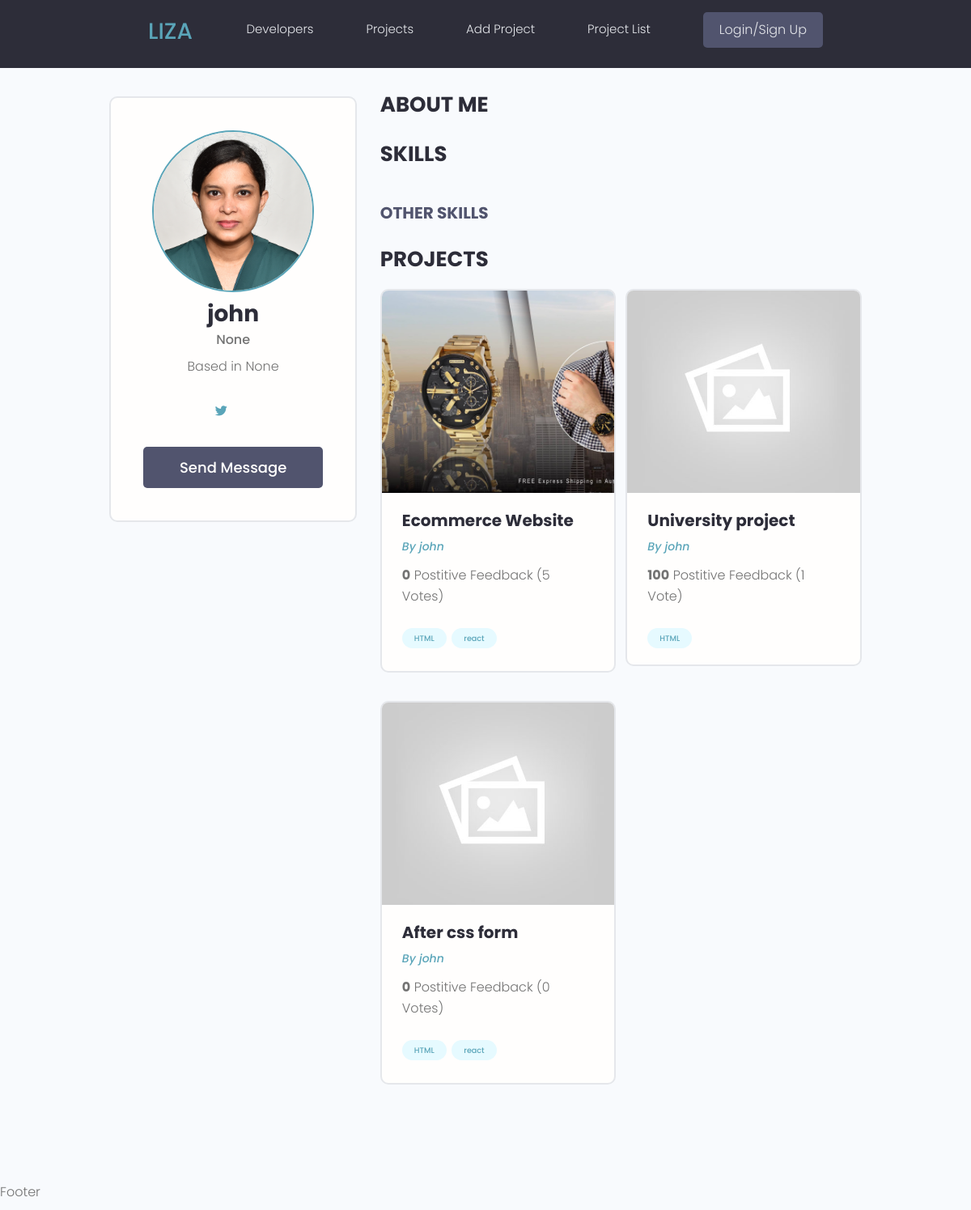
Screenshot of /users/profile/a8c11e9c-5063-47b2-a3cb-25bec7ee3a26/ with the database file from the repository.
### users/models.py (models this page shows)
class profile(models.Model):
    user=models.OneToOneField(User, on_delete=models.CASCADE, null=True, blank=True)
    name=models.CharField(max_length=200, null=True, blank=True)
    email=models.EmailField(max_length=500, null=True, blank=True)
    username=models.CharField(max_length=200, null=True, blank=True)
    location=models.CharField(max_length=200, null=True, blank=True)
    short_intro=models.CharField(max_length=200, null=True, blank=True)
    bio=models.TextField(null=True,blank=True)
    profile_image=models.ImageField(null=True, blank=True, upload_to='profile/', default='profile/user-default.png')
    social_twitter=models.CharField(max_length=200, null=True, blank=True)
    social_linkedin=models.CharField(max_length=200, null=True, blank=True)
    social_github=models.CharField(max_length=200, null=True, blank=True)
    social_website=models.CharField(max_length=200, null=True, blank=True)
    created=models.DateTimeField(auto_now_add=True)
    id=models.UUIDField(default=uuid.uuid4, unique=True, primary_key=True, editable=False)
    def __str__(self):
        return str(self.username)

### projects/models.py (models this page shows, shortened)
class Project(models.Model):
    owner=models.ForeignKey(profile, null=True, blank=True, on_delete=models.SET_NULL)
    title=models.CharField(max_length=200)
    description=models.TextField(null=True, blank=True)
    feature_image=models.ImageField(null=True, blank=True, default='default.jpg')
    demo_link=models.CharField(max_length=2000,null=True, blank=True)
    source_link=models.CharField(max_length=2000,null=True, blank=True)
    tags =models.ManyToManyField('tag', blank=True)
    total_vote=models.IntegerField(default=0, null=True, blank=True)
    vote_ratio=models.IntegerField(default=0, null=True, blank=True)
    created=models.DateTimeField(auto_now=True)
    id=models.UUIDField(default=uuid.uuid4, primary_key=True, unique=True, editable=False)

class Tag(models.Model):
    name= models.CharField(max_length=200)
    created=models.DateTimeField(auto_now=True)
    id=models.UUIDField(default=uuid.uuid4, primary_key=True, unique=True, editable=False)

### users/views.py (the view)
# urls.py: path('profile/<str:pk>/',views.userProfile, name='user-profile'),
def userProfile(request,pk):
    liza=profile.objects.get(id=pk)
    topSkills=liza.skills_set.exclude(description__exact='')
    otherSkills=liza.skills_set.filter(description='')
    context={'liza':liza, 'topSkills':topSkills, 'otherSkills':otherSkills}
    return render(request, 'users/user-profile.html',context)

### portfolio/users/templates/users/user-profile.html (shortened to what this page needs)
{% extends 'main.html' %}
{% block content %}
  <main class="profile my-md">
    <div class="container">
      <div class="layout">
        <div class="column column--1of3">
          <div class="card text-center">
            <div class="card__body dev">
              <img class="avatar avatar--xl" src="http://127.0.0.1:8000/profile/liza.JPG" />
              <h2 class="dev__name">{{liza.name}}</h2>
              <p class="dev__title">{{liza.short_intro}}</p>
              <p class="dev__location">Based in {{liza.location}}</p>
              <ul class="dev__social">
                <li>
                  <a title="Twitter" href="#" target="_blank"><i class="fa-brands fa-twitter"></i></a>
                </li>
              </ul>
              <a href="#" class="btn btn--sub btn--lg">Send Message </a>
            </div>
          </div>
        </div>
        <div class="column column--2of3">
          <div class="devInfo">
            <h3 class="devInfo__title">About Me</h3>
          </div>
          <div class="devInfo">
            <h3 class="devInfo__title">Skills</h3>
            <div class="devInfo__skills">
              <h3 class="devInfo__subtitle">Other Skills</h3>
            </div>
          </div>
          <div class="devInfo">
            <h3 class="devInfo__title">Projects</h3>
            <div class="grid grid--two">
              {% for pro in liza.project_set.all %}
              <div class="column">
                <div class="card project">
                  <a href="{% url 'project' pro.id %}" class="project">
                    <img class="project__thumbnail" src="{{ pro.feature_image.url }}" alt="project thumbnail" />
                    <div class="card__body">
                      <h3 class="project__title">{{pro.title}}</h3>
                      <p><a class="project__author" href="{% url 'user-profile' pro.owner.pk  %}">By {{pro.owner}}</a></p>
                      <p class="project--rating">
                        <span style="font-weight: bold;">{{pro.vote_ratio}}</span> Postitive
                        Feedback ({{pro.total_vote}} Vote{{pro.total_vote|pluralize:'s'}})
                      </p>
                      <div class="project__tags">
                        {% for sk in pro.tags.all %}
                        <span class="tag tag--pill tag--main">
                          <small>{{sk.name}}</small>
                        </span>
                        {%endfor%}
                      </div>
                    </div>
                  </a>
                </div>
              </div>
              {% endfor %}
            </div>
          </div>
        </div>
      </div>
    </div>
  </main>
{% endblock content %}

### static/style/app.css (style rules this page uses)
:root { --color-sub: #2d2d39; }
.btn--sub { background-color: var(--color-sub-light); }
.card { border: 2px solid var(--color-light); }
img { width: 100%; }
.profile .card > .dev { padding: 4rem; }
.dev__name { color: var(--color-sub); font-size: 2.8rem; font-weight: 700; margin-top: 1rem; margin-bottom: 0.5rem; }
.dev__title { font-size: 1.6rem; font-weight: 500; line-height: 1.3; }
.dev__location { margin-top: 1rem; }
.dev__social { margin: 3rem 0; list-style: none; display: flex; justify-content: center; gap: 1.5rem; }
.devInfo { margin-bottom: 3rem; }
.devInfo__title, .devInfo__subtitle { font-size: 2.6rem; color: var(--color-sub); text-transform: uppercase; font-weight: 700; margin-bottom: 1.5rem; }
.devInfo__subtitle { font-size: 2rem; color: var(--color-sub-light); }
.project__author { font-size: 1.4rem; font-style: italic; }
.project--rating { margin-bottom: 1.6em; margin-top: .5em; }
.project__thumbnail { height: 25rem; object-fit: cover; object-position: top center; }
.project__title { font-size: 2rem; font-weight: 700; color: var(--color-sub); }

### static/uikit/styles/modules/_variables.css (style rules this page uses)
:root { --color-main: #5aa5b9; --color-main-light: #e6faff; --color-sub: #3f4156; --color-sub-light: #51546e; --color-sub-lighter: #ededfd; --color-text: #737373; --color-gray: #8b8b8b; --color-light: #e5e7eb; --color-light-gray: #767676; --color-bg: #f8fafd; --color-white: #fffefd; --color-white-light: #f3f3f3; --color-success: #359e64; --color-success-bg: #def8e8; --color-error: #fc4b0b; --color-error-bg: #fff2ee; --font-base: 'Poppins', arial, helvetica, 'Segoe UI', roboto, ubuntu, sans-serif; --font-monospace: 'Fira Code', 'Courier New', courier, monospace; --font-regular: 300; --font-medium: 500; --font-bold: 700; --generic-shadow: 1px 1px 5px #00000010; --generic-transition: all 0.3s ease-in-out; }

### static/uikit/styles/modules/_base.css (style rules this page uses)
* { margin: 0; padding: 0; box-sizing: border-box; text-rendering: optimizeLegibility; color: inherit; font-size: inherit; }
html { font-size: 50%; }
@media only screen and (min-width: 480px) { html { font-size: 56.25%; } }
@media only screen and (min-width: 1200px) { html { font-size: 62.5%; } }
body { line-height: 1.6; font-weight: 400; font-size: 1.5rem; color: var(--color-text); background-color: var(--color-bg); min-height: 100vh; }

### static/uikit/styles/modules/_typography.css (style rules this page uses)
* { font-family: var(--font-base); }
h2 { font-size: 3.6rem; font-weight: var(--font-bold); }
h3 { font-size: 3.2rem; font-weight: var(--font-medium); }
p, span, strong { font-size: 1.6rem; color: var(--color-text); font-weight: var(--font-regular); }
a { padding-bottom: 2px; text-decoration: none; display: inline-block; color: var(--color-main); font-weight: var(--font-medium); }

### static/uikit/styles/modules/_utilities.css (style rules this page uses)
.container { width: 92%; max-width: 165rem; margin: 0 auto; box-sizing: border-box; }
@media screen and (min-width: 1000px) { .container { width: 90%; } }
@media screen and (min-width: 1200px) { .container { width: 80%; } }
.text-center { text-align: center; }
.my-md { margin: 3rem auto; }

### static/uikit/styles/modules/_avatar.css (style rules this page uses)
.avatar { border-radius: 50%; border: 2px solid var(--color-main); object-fit: cover; }
.avatar--xl { height: 20rem; width: 20rem; }

### static/uikit/styles/modules/_button.css (style rules this page uses)
.btn { display: inline-block; position: relative; cursor: pointer; background-color: var(--color-light); font-weight: var(--font-medium); color: var(--color-sub); text-decoration: none; padding: 1rem 2rem; border-radius: 0.5rem; border: none; width: -webkit-fit-content; width: -moz-fit-content; width: fit-content; height: -webkit-fit-content; height: -moz-fit-content; height: fit-content; font-size: 1.6rem; outline-width: 0; outline-color: transparent; -webkit-backface-visibility: hidden; backface-visibility: hidden; transition: all 0.3s ease-in-out; }
.btn--sub { background-color: var(--color-sub); color: var(--color-white); }
.btn--lg { font-size: 1.8rem; padding: 1.2rem 4.5rem; }

### static/uikit/styles/modules/_card.css (style rules this page uses)
.card { border-radius: 1rem; background-color: var(--color-white); border: 1.5px solid var(--color-light); width: auto; height: auto; margin-top: 0.5rem; margin-bottom: 0.5rem; overflow: hidden; }
.card__body, .card__header { padding: 2rem 2.5rem; }

### static/uikit/styles/modules/_grid.css (style rules this page uses)
.grid { display: flex; flex-wrap: wrap; justify-content: flex-start; align-items: stretch; }
.grid > .column { min-width: 28rem; margin-bottom: 2.5rem; }
.grid--two > .column { flex-basis: 100%; }
@media screen and (min-width: 800px) { .grid--two { margin-right: -2%; } }
@media screen and (min-width: 800px) { .grid--two > .column { margin-right: 2%; } }
@media screen and (min-width: 800px) { .grid--two > .column { flex-basis: 48%; } }

### rows the page displays
profile: name "john", short_intro "None", location "None"
Project: feature_image (picture), title "Ecommerce Website", owner "john", vote_ratio "0", total_vote "5"
Tag: name "HTML"
Tag: name "react"
Project: feature_image (placeholder picture), title "University project", owner "john", vote_ratio "100", total_vote "1"
Project: feature_image (placeholder picture), title "After css form", owner "john", vote_ratio "0", total_vote "0"
